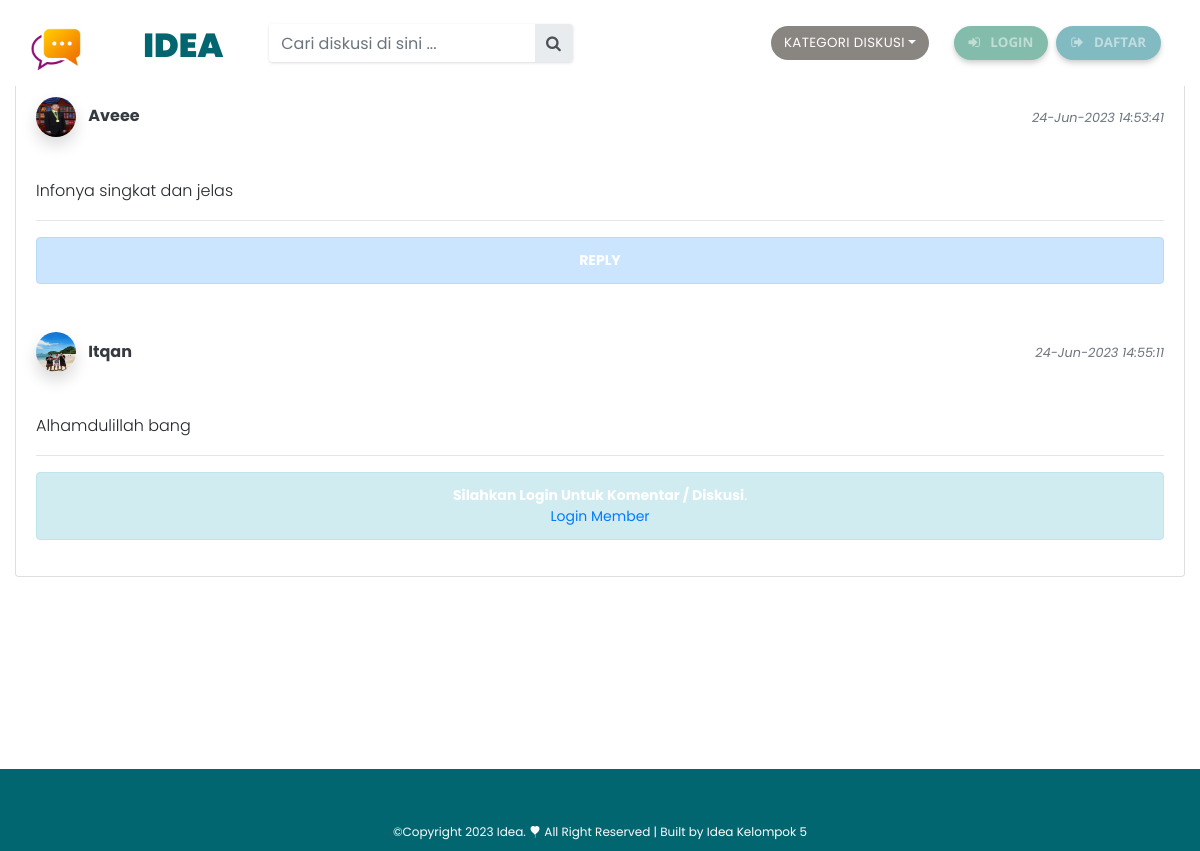
The app's page /view/reply_diskusi.php?id=16 with its own data.
### tables this page shows
CREATE TABLE `diskusi` (
  `diskusi_id` int(11) NOT NULL,
  `diskusi_posting` int(11) NOT NULL,
  `diskusi_tanggal` datetime NOT NULL,
  `diskusi_member` int(11) NOT NULL,
  `diskusi_isi` text NOT NULL
);

CREATE TABLE `member` (
  `member_id` int(11) NOT NULL,
  `member_nama` varchar(255) NOT NULL,
  `member_email` varchar(255) NOT NULL,
  `member_hp` varchar(20) NOT NULL,
  `member_password` varchar(255) NOT NULL,
  `member_alamat` text NOT NULL,
  `member_foto` varchar(255) NOT NULL
);

CREATE TABLE `reply` (
  `reply_id` int(11) NOT NULL,
  `reply_diskusi` int(11) NOT NULL,
  `reply_tanggal` datetime NOT NULL,
  `reply_member` int(11) NOT NULL,
  `reply_isi` text NOT NULL
);

### view/reply_diskusi.php (the view)
<?php include 'header.php'; ?>
<div class="container-fluid">
    <div class="row">
        <div class="col-lg-12">
            <div class="card pt-5">
                <div class="card-body pt-5">
                    <?php
                    $id = $_GET['id'];
                    $data = mysqli_query($koneksi, "select * from diskusi,member where diskusi_id='$id' and diskusi_member=member_id");
                    while ($d = mysqli_fetch_array($data)) {
                        $id_diskusi = $d['diskusi_id'];
                    ?>
                        <div class="clearfix">
                            <div class="pull-left">
                                <a href="detail_member.php?id=<?php echo $d['member_id']; ?>">
                                    <?php
                                    if ($d['member_foto'] == "") {
                                    ?>
                                        <img class="img-fluid rounded-circle shadow" style="width: 40px;height: 40px" src="../assets_forum/img/sistem/member.png">
                                    <?php
                                    } else {
                                    ?>
                                        <img class="img-fluid rounded-circle shadow" style="width: 40px;height: 40px" src="../assets_forum/img/member/<?php echo $d['member_foto'] ?>">
                                    <?php
                                    }
                                    ?>
                                    <b><span class="ml-2 text-dark"><?php echo $d['member_nama'] ?></span></b>
                                </a>
                            </div>
                            <div class="pull-right pt-2">
                                <small class="text-muted"><i><?php echo date('d-M-Y H:i:s', strtotime($d['diskusi_tanggal'])) ?></i></small>
                            </div>
                        </div>
                        <br />
                        <p><?php echo $d['diskusi_isi'] ?></p>
                        <hr>
                        <div class="alert alert-primary mb-5">
                            <center><b class="text-white m-0">REPLY</b></center>
                        </div>
                        <?php
                        $reply = mysqli_query($koneksi, "select * from reply,member where reply_diskusi='$id_diskusi' and reply_member=member_id");
                        if (mysqli_num_rows($reply) > 0) {
                            while ($dis = mysqli_fetch_array($reply)) {
                        ?>
                                <div class="clearfix">
                                    <div class="pull-left">
                                        <a href="detail_member.php?id=<?php echo $dis['member_id']; ?>">
                                            <?php
                                            if ($dis['member_foto'] == "") {
                                            ?>
                                                <img class="img-fluid rounded-circle shadow" style="width: 40px;height: 40px" src="../assets_forum/img/sistem/member.png">
                                            <?php
                                            } else {
                                            ?>
                                                <img class="img-fluid rounded-circle shadow" style="width: 40px;height: 40px" src="../assets_forum/img/member/<?php echo $dis['member_foto'] ?>">
                                            <?php
                                            }
                                            ?>
                                            <span class="ml-2 text-dark"><b><?php echo $dis['member_nama'] ?></b></span>
                                        </a>
                                    </div>
                                    <div class="pull-right pt-2">
                                        <small class="text-muted"> <i><?php echo date('d-M-Y H:i:s', strtotime($dis['reply_tanggal'])) ?></i></small>
                                    </div>
                                </div>
                                <br />
                                <p><?php echo $dis['reply_isi'] ?></p>
                            <?php
                            }
                        } else {
                            ?>
                            <div class="mb-5 text-center">Belum ada reply di komentar ini.</div>
                        <?php
                        }
                        ?>
                        <hr>
                        <?php
                        if (isset($_SESSION['member_status'])) {
                        ?>
                            <form action="../action/reply_diskusi_act.php" method="POST" enctype="multipart/form-data">
                                <input type="hidden" name="posting" value="<?php echo $id_diskusi; ?>">
                                <div class="form-group">
                                    <b>Tulis Reply</b>
                                    <textarea class="form-control" id="editor_forum" required name="isi" rows="5" placeholder="Masukkan komentar baru .."></textarea>
                                </div>
                                <div class="form-group">
                                    <input type="submit" class="btn btn-primary btn-block mb-3" onClick="return confirm('Apakah Anda yakin untuk reply komentar ini?')" value="Reply Komentar">
                                </div>
                            </form>
                        <?php
                        } else {
                        ?>
                            <div class="alert alert-info text-center"><b>Silahkan Login Untuk Komentar / Diskusi</b>. <br><a href="masuk.php">Login Member</a></div>
                        <?php
                        }
                        ?>
                    <?php
                    }
                    ?>
                </div>
            </div>
        </div>
    </div>
</div>
<?php include 'footer.php'; ?>

### stylefooter.css (style rules this page uses)
* { margin: 0; padding: 0; box-sizing: border-box; font-family: "Poppins", sans-serif; }

### records on screen
diskusi: diskusi_member.member_foto (picture), diskusi_member.member_nama "Aveee", diskusi_tanggal "24-Jun-2023 14:53:41", diskusi_isi "Infonya singkat dan jelas"
reply: reply_member.member_foto (picture), reply_member.member_nama "Itqan", reply_tanggal "24-Jun-2023 14:55:11", reply_isi "Alhamdulillah bang"
